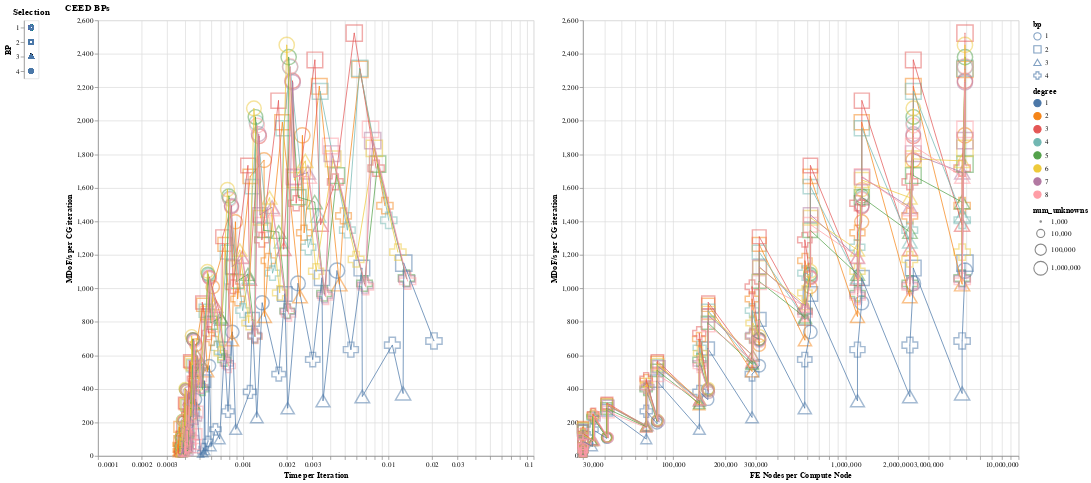

Notebook source saved alongside this figure:
### Markdown cell above
# BP performance on GPU (V100)

### Code cell
base = alt.Chart(runs[runs.hostname == "lassen385"]).encode(
    alt.Y('mdofs:Q', title='MDoF/s per CG iteration'),
    alt.Color('degree:N'),
    alt.Size('num_unknowns', scale=alt.Scale(type='log', domain=(1e3, 1e6))),
    alt.Shape('bp:N'),
    tooltip=('hostname', 'bp', 'num_procs', 'backend', 'num_elem', 'degree', 'num_unknowns', 'file'),
).transform_filter(
    bps_select,
).transform_calculate(
    mdofs='datum.cg_iteration_dps/1e6',
)

points = base.mark_point().encode(
    opacity=alt.condition(highlight, alt.value(1), alt.value(.5)),
).add_selection(
    highlight,
)

lines = base.mark_line().encode(
    size=alt.condition(alt.datum.degree - highlight.degree == 0, alt.value(2), alt.value(1))
)

pane = points + lines

composite = (
    pane.encode(
        alt.X('time_per_it', scale=alt.Scale(type='log'), title='Time per Iteration'),
    ).properties(width=600, height=600) |
    pane.encode(
        alt.X('FE_nodes_per_compute_node', scale=alt.Scale(type='log', domain=(3e4, 1e7), clamp=True), title='FE Nodes per Compute Node'),
    ).properties(width=600, height=600)
)

activator = alt.Chart(runs).mark_point().encode(
    alt.Y('bp', title='BP'),
    alt.Shape('bp')
).add_selection(bps_select).properties(title='Selection')

activator | composite.properties(title='CEED BPs')

### Figure 1 — Vega-Lite specification as saved in the notebook (floating-point values rounded to 4 significant figures; data arrays with more than 128 entries replaced by an {"elided": "..."} marker saying what was removed)
{"config": {"view": {"continuousWidth": 400, "continuousHeight": 300}}, "hconcat": [{"data": {"name": "data-b7dd9d94546b80be951601296965594e"}, "mark": "point", "encoding": {"shape": {"field": "bp", "type": "nominal"}, "y": {"field": "bp", "title": "BP", "type": "nominal"}}, "selection": {"selector004": {"type": "single", "fields": ["bp"]}}, "title": "Selection"}, {"hconcat": [{"layer": [{"mark": "point", "encoding": {"color": {"field": "degree", "type": "nominal"}, "opacity": {"condition": {"value": 1, "selection": "selector003"}, "value": 0.5}, "shape": {"field": "bp", "type": "nominal"}, "size": {"field": "num_unknowns", "scale": {"domain": [1000.0, 1000000.0], "type": "log"}, "type": "quantitative"}, "tooltip": [{"field": "hostname", "type": "nominal"}, {"field": "bp", "type": "nominal"}, {"field": "num_procs", "type": "quantitative"}, {"field": "backend", "type": "nominal"}, {"field": "num_elem", "type": "quantitative"}, {"field": "degree", "type": "quantitative"}, {"field": "num_unknowns", "type": "quantitative"}, {"field": "file", "type": "nominal"}], "y": {"field": "mdofs", "title": "MDoF/s per CG iteration", "type": "quantitative"}}, "selection": {"selector003": {"type": "single", "on": "mouseover", "fields": ["degree", "time_per_it", "backend", "hostname"], "nearest": true, "empty": "none"}}, "transform": [{"filter": {"selection": "selector004"}}, {"calculate": "datum.cg_iteration_dps/1e6", "as": "mdofs"}]}, {"mark": "line", "encoding": {"color": {"field": "degree", "type": "nominal"}, "shape": {"field": "bp", "type": "nominal"}, "size": {"condition": {"value": 2, "test": "((datum.degree - selector003.degree) === 0)"}, "value": 1}, "tooltip": [{"field": "hostname", "type": "nominal"}, {"field": "bp", "type": "nominal"}, {"field": "num_procs", "type": "quantitative"}, {"field": "backend", "type": "nominal"}, {"field": "num_elem", "type": "quantitative"}, {"field": "degree", "type": "quantitative"}, {"field": "num_unknowns", "type": "quantitative"}, {"field": "file", "type": "nominal"}], "y": {"field": "mdofs", "title": "MDoF/s per CG iteration", "type": "quantitative"}}, "transform": [{"filter": {"selection": "selector004"}}, {"calculate": "datum.cg_iteration_dps/1e6", "as": "mdofs"}]}], "encoding": {"x": {"field": "time_per_it", "scale": {"type": "log"}, "title": "Time per Iteration", "type": "quantitative"}}, "height": 600, "width": 600}, {"layer": [{"mark": "point", "encoding": {"color": {"field": "degree", "type": "nominal"}, "opacity": {"condition": {"value": 1, "selection": "selector003"}, "value": 0.5}, "shape": {"field": "bp", "type": "nominal"}, "size": {"field": "num_unknowns", "scale": {"domain": [1000.0, 1000000.0], "type": "log"}, "type": "quantitative"}, "tooltip": [{"field": "hostname", "type": "nominal"}, {"field": "bp", "type": "nominal"}, {"field": "num_procs", "type": "quantitative"}, {"field": "backend", "type": "nominal"}, {"field": "num_elem", "type": "quantitative"}, {"field": "degree", "type": "quantitative"}, {"field": "num_unknowns", "type": "quantitative"}, {"field": "file", "type": "nominal"}], "y": {"field": "mdofs", "title": "MDoF/s per CG iteration", "type": "quantitative"}}, "selection": {"selector003": {"type": "single", "on": "mouseover", "fields": ["degree", "time_per_it", "backend", "hostname"], "nearest": true, "empty": "none"}}, "transform": [{"filter": {"selection": "selector004"}}, {"calculate": "datum.cg_iteration_dps/1e6", "as": "mdofs"}]}, {"mark": "line", "encoding": {"color": {"field": "degree", "type": "nominal"}, "shape": {"field": "bp", "type": "nominal"}, "size": {"condition": {"value": 2, "test": "((datum.degree - selector003.degree) === 0)"}, "value": 1}, "tooltip": [{"field": "hostname", "type": "nominal"}, {"field": "bp", "type": "nominal"}, {"field": "num_procs", "type": "quantitative"}, {"field": "backend", "type": "nominal"}, {"field": "num_elem", "type": "quantitative"}, {"field": "degree", "type": "quantitative"}, {"field": "num_unknowns", "type": "quantitative"}, {"field": "file", "type": "nominal"}], "y": {"field": "mdofs", "title": "MDoF/s per CG iteration", "type": "quantitative"}}, "transform": [{"filter": {"selection": "selector004"}}, {"calculate": "datum.cg_iteration_dps/1e6", "as": "mdofs"}]}], "encoding": {"x": {"field": "FE_nodes_per_compute_node", "scale": {"clamp": true, "domain": [30000.0, 10000000.0], "type": "log"}, "title": "FE Nodes per Compute Node", "type": "quantitative"}}, "height": 600, "width": 600}], "data": {"name": "data-f8606936cb7b753989b03ea23497efeb"}, "title": "CEED BPs"}], "$schema": "https://vega.github.io/schema/vega-lite/v4.17.0.json", "datasets": {"data-b7dd9d94546b80be951601296965594e": {"elided": "928 records"}, "data-f8606936cb7b753989b03ea23497efeb": {"elided": "352 records"}}}
